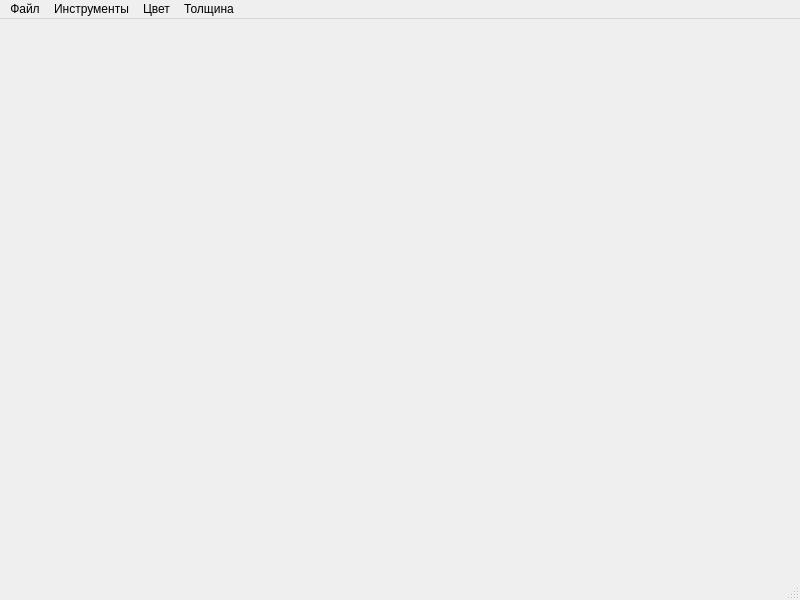
<?xml version="1.0" encoding="UTF-8"?>
<ui version="4.0">
 <class>Photo_Editor</class>
 <widget class="QMainWindow" name="Photo_Editor">
  <property name="geometry">
   <rect>
    <x>0</x>
    <y>0</y>
    <width>800</width>
    <height>600</height>
   </rect>
  </property>
  <property name="windowTitle">
   <string>MainWindow</string>
  </property>
  <widget class="QWidget" name="centralwidget"/>
  <widget class="QStatusBar" name="statusbar"/>
  <widget class="QMenuBar" name="menuBar">
   <property name="geometry">
    <rect>
     <x>0</x>
     <y>0</y>
     <width>800</width>
     <height>26</height>
    </rect>
   </property>
   <widget class="QMenu" name="menu">
    <property name="title">
     <string>Инструменты</string>
    </property>
    <addaction name="separator"/>
    <addaction name="action_brush_2"/>
    <addaction name="grain"/>
    <addaction name="pip_2"/>
    <addaction name="separator"/>
    <addaction name="action_line_2"/>
    <addaction name="circle"/>
    <addaction name="action_square"/>
    <addaction name="separator"/>
    <addaction name="canv_col"/>
   </widget>
   <widget class="QMenu" name="menu_2">
    <property name="title">
     <string>Цвет</string>
    </property>
    <addaction name="color"/>
    <addaction name="separator"/>
    <addaction name="red"/>
    <addaction name="orange"/>
    <addaction name="yellow"/>
    <addaction name="green"/>
    <addaction name="light_blue"/>
    <addaction name="blue"/>
    <addaction name="violet"/>
    <addaction name="separator"/>
    <addaction name="black"/>
    <addaction name="white"/>
   </widget>
   <widget class="QMenu" name="menu_3">
    <property name="title">
     <string>Толщина</string>
    </property>
    <addaction name="small"/>
    <addaction name="med"/>
    <addaction name="big"/>
   </widget>
   <widget class="QMenu" name="menu_4">
    <property name="title">
     <string>Файл</string>
    </property>
    <addaction name="op"/>
    <addaction name="sav"/>
    <addaction name="saas"/>
   </widget>
   <addaction name="menu_4"/>
   <addaction name="menu"/>
   <addaction name="menu_2"/>
   <addaction name="menu_3"/>
  </widget>
  <action name="action_brush">
   <property name="checkable">
    <bool>true</bool>
   </property>
   <property name="text">
    <string>Кисть</string>
   </property>
  </action>
  <action name="action_line">
   <property name="checkable">
    <bool>true</bool>
   </property>
   <property name="text">
    <string>Линия</string>
   </property>
  </action>
  <action name="action_3">
   <property name="checkable">
    <bool>true</bool>
   </property>
   <property name="text">
    <string>Окружность</string>
   </property>
  </action>
  <action name="action_brush_2">
   <property name="icon">
    <iconset>
     <normaloff>icons/инструменты/кисть.png</normaloff>icons/инструменты/кисть.png</iconset>
   </property>
   <property name="text">
    <string>Кисть</string>
   </property>
  </action>
  <action name="action_4">
   <property name="text">
    <string>Размер</string>
   </property>
  </action>
  <action name="action_line_2">
   <property name="icon">
    <iconset>
     <normaloff>icons/инструменты/линия.png</normaloff>icons/инструменты/линия.png</iconset>
   </property>
   <property name="text">
    <string>Линия</string>
   </property>
  </action>
  <action name="circle">
   <property name="icon">
    <iconset>
     <normaloff>icons/инструменты/круг.png</normaloff>icons/инструменты/круг.png</iconset>
   </property>
   <property name="text">
    <string>Круг</string>
   </property>
  </action>
  <action name="red">
   <property name="icon">
    <iconset>
     <normaloff>icons/цвета/красный.png</normaloff>icons/цвета/красный.png</iconset>
   </property>
   <property name="text">
    <string>Красный</string>
   </property>
  </action>
  <action name="green">
   <property name="icon">
    <iconset>
     <normaloff>icons/цвета/зеленый.png</normaloff>icons/цвета/зеленый.png</iconset>
   </property>
   <property name="text">
    <string>Зеленый</string>
   </property>
  </action>
  <action name="blue">
   <property name="icon">
    <iconset>
     <normaloff>icons/цвета/синий.png</normaloff>icons/цвета/синий.png</iconset>
   </property>
   <property name="text">
    <string>Синий</string>
   </property>
  </action>
  <action name="small">
   <property name="icon">
    <iconset>
     <normaloff>icons/размеры/маленький.png</normaloff>icons/размеры/маленький.png</iconset>
   </property>
   <property name="text">
    <string>Маленький</string>
   </property>
  </action>
  <action name="med">
   <property name="icon">
    <iconset>
     <normaloff>icons/размеры/средний.png</normaloff>icons/размеры/средний.png</iconset>
   </property>
   <property name="text">
    <string>Средний</string>
   </property>
  </action>
  <action name="big">
   <property name="icon">
    <iconset>
     <normaloff>icons/размеры/большой.png</normaloff>icons/размеры/большой.png</iconset>
   </property>
   <property name="text">
    <string>Большой</string>
   </property>
  </action>
  <action name="orange">
   <property name="icon">
    <iconset>
     <normaloff>icons/цвета/оранжевый.png</normaloff>icons/цвета/оранжевый.png</iconset>
   </property>
   <property name="text">
    <string>Оранжевый</string>
   </property>
  </action>
  <action name="yellow">
   <property name="icon">
    <iconset>
     <normaloff>icons/цвета/желтый.png</normaloff>icons/цвета/желтый.png</iconset>
   </property>
   <property name="text">
    <string>Желтый</string>
   </property>
  </action>
  <action name="light_blue">
   <property name="icon">
    <iconset>
     <normaloff>icons/цвета/голубой.png</normaloff>icons/цвета/голубой.png</iconset>
   </property>
   <property name="text">
    <string>Голубой</string>
   </property>
  </action>
  <action name="action_9">
   <property name="text">
    <string>Синий</string>
   </property>
  </action>
  <action name="violet">
   <property name="icon">
    <iconset>
     <normaloff>icons/цвета/фиолетовый.png</normaloff>icons/цвета/фиолетовый.png</iconset>
   </property>
   <property name="text">
    <string>Фиолетовый</string>
   </property>
  </action>
  <action name="black">
   <property name="icon">
    <iconset>
     <normaloff>icons/цвета/черный.png</normaloff>icons/цвета/черный.png</iconset>
   </property>
   <property name="text">
    <string>Чёрный</string>
   </property>
  </action>
  <action name="white">
   <property name="icon">
    <iconset>
     <normaloff>icons/цвета/белый.png</normaloff>icons/цвета/белый.png</iconset>
   </property>
   <property name="text">
    <string>Белый</string>
   </property>
  </action>
  <action name="op">
   <property name="icon">
    <iconset>
     <normaloff>icons/работа с файлами/открыть.png</normaloff>icons/работа с файлами/открыть.png</iconset>
   </property>
   <property name="text">
    <string>Открыть</string>
   </property>
  </action>
  <action name="sav">
   <property name="icon">
    <iconset>
     <normaloff>icons/работа с файлами/сохранить.png</normaloff>icons/работа с файлами/сохранить.png</iconset>
   </property>
   <property name="text">
    <string>Сохранить</string>
   </property>
  </action>
  <action name="saas">
   <property name="icon">
    <iconset>
     <normaloff>icons/работа с файлами/сохранить как.png</normaloff>icons/работа с файлами/сохранить как.png</iconset>
   </property>
   <property name="text">
    <string>Сохранить как</string>
   </property>
  </action>
  <action name="color">
   <property name="icon">
    <iconset>
     <normaloff>icons/цвета/палитра.png</normaloff>icons/цвета/палитра.png</iconset>
   </property>
   <property name="text">
    <string>Палитра</string>
   </property>
  </action>
  <action name="pip">
   <property name="text">
    <string>Пипетка</string>
   </property>
  </action>
  <action name="pip_2">
   <property name="icon">
    <iconset>
     <normaloff>icons/инструменты/ластик.png</normaloff>icons/инструменты/ластик.png</iconset>
   </property>
   <property name="text">
    <string>Ластик</string>
   </property>
  </action>
  <action name="action_square">
   <property name="icon">
    <iconset>
     <normaloff>icons/инструменты/квадрат.png</normaloff>icons/инструменты/квадрат.png</iconset>
   </property>
   <property name="text">
    <string>Паралилипипед</string>
   </property>
  </action>
  <action name="grain">
   <property name="icon">
    <iconset>
     <normaloff>icons/инструменты/заливка.png</normaloff>icons/инструменты/заливка.png</iconset>
   </property>
   <property name="text">
    <string>Заливка</string>
   </property>
  </action>
  <action name="canv_col">
   <property name="icon">
    <iconset>
     <normaloff>icons/цвета/цвет фона.png</normaloff>icons/цвета/цвет фона.png</iconset>
   </property>
   <property name="text">
    <string>Цвет холста</string>
   </property>
  </action>
 </widget>
 <resources/>
 <connections/>
</ui>
